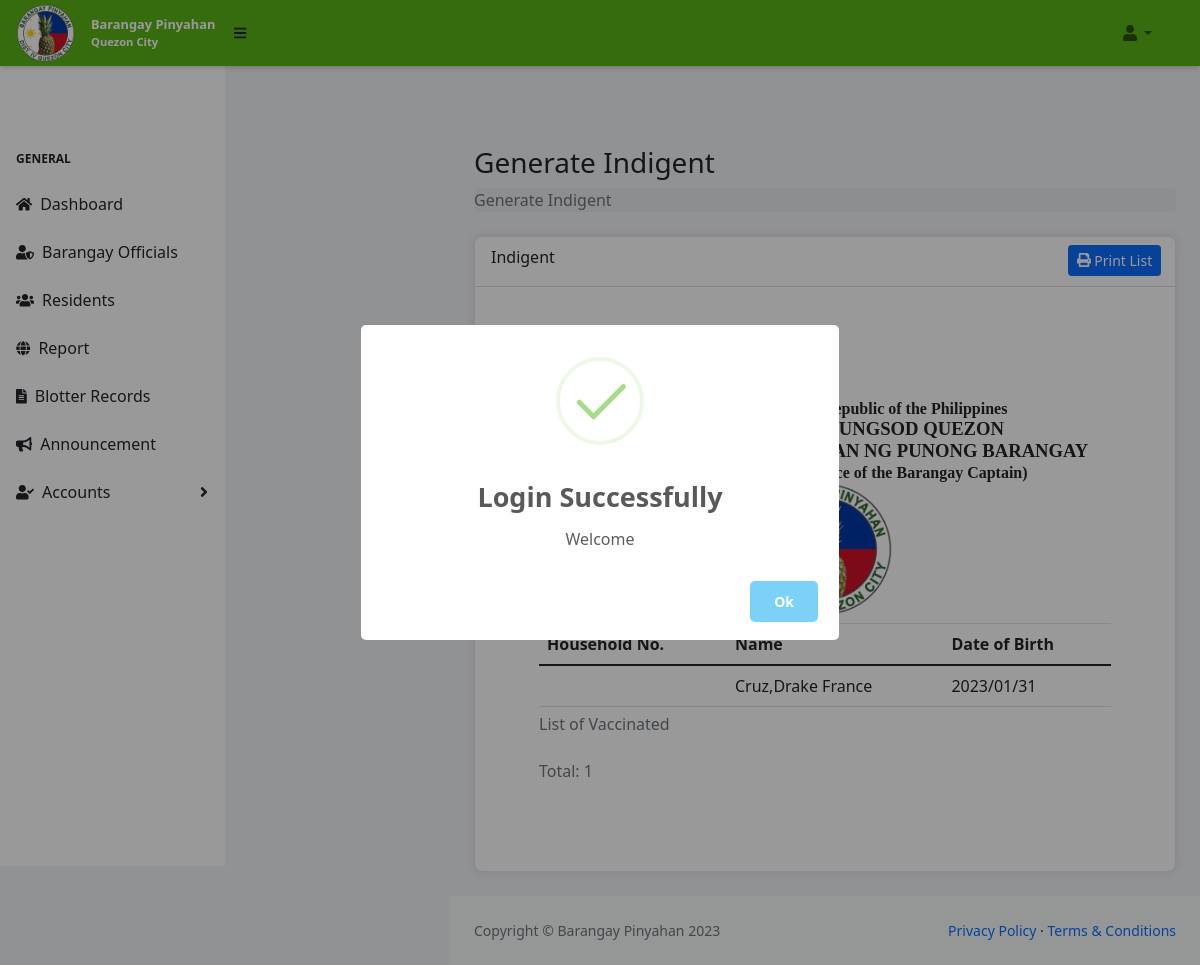
/residents/generate_indigent (signed in), run on the app's committed database.
### tables this page shows
CREATE TABLE `resident` (
  `id` int(11) NOT NULL,
  `last_name` varchar(255) NOT NULL,
  `first_name` varchar(255) NOT NULL,
  `middle_name` varchar(255) NOT NULL,
  `suffix` varchar(255) NOT NULL,
  `gender` varchar(255) NOT NULL,
  `birth_date` date NOT NULL,
  `birth_place` varchar(255) NOT NULL,
  `civil_status` varchar(255) NOT NULL,
  `nationality` varchar(255) NOT NULL,
  `religion` varchar(255) NOT NULL,
  `occupation` varchar(255) NOT NULL,
  `contact_number` varchar(255) NOT NULL,
  `pwd` varchar(255) NOT NULL,
  `pwd_id` varchar(255) NOT NULL,
  `family_monthly_income` int(11) NOT NULL,
  `indigent` varchar(255) NOT NULL,
  `solo_parent` varchar(255) NOT NULL,
  `solo_parent_id` varchar(255) NOT NULL,
  `voter` varchar(255) NOT NULL,
  `pantawid_pamilya` varchar(255) NOT NULL,
  `purok` varchar(255) NOT NULL,
  `house_no` varchar(255) NOT NULL,
  `street` varchar(255) NOT NULL,
  `to_contact_fullname` varchar(255) NOT NULL,
  `to_contact_relationship` varchar(255) NOT NULL,
  `to_contact_number` varchar(255) NOT NULL,
  `to_contact_address` varchar(255) NOT NULL,
  `national_id_no` varchar(255) NOT NULL,
  `philhealth_no` varchar(255) NOT NULL,
  `sss_no` varchar(255) NOT NULL,
  `pagibig_no` varchar(255) NOT NULL,
  `tin_no` varchar(255) NOT NULL,
  `voter_id_no` varchar(255) NOT NULL,
  `covid_status` varchar(255) NOT NULL,
  `vaccinated` varchar(255) NOT NULL,
  `date_registered` datetime NOT NULL,
  `date_death` date NOT NULL,
  `status` varchar(255) NOT NULL,
  `profile_pic` varchar(255) NOT NULL,
  `added_by` varchar(255) NOT NULL,
  `updated_by` varchar(255) NOT NULL
);

### app/controllers/Residents.php (called while the page is built, shortened)
<?php
class Residents extends Controller {
    public function __construct() {
        $this->residentModel = $this->model('Resident');
        $this->adminModel = $this->model('Admin');
    }
    public function generate_indigent(){
        $residents = $this->residentModel->findAllIndigentOrderByName();
        $details = $this->adminModel->getBrgyDetail();
        $totalIndigent = $this->adminModel->countIndigent();
        $data = [
            'residents' => $residents,
            'detail' => $details,
            'totalIndigent' => $totalIndigent
        ];
        $this->view('residents/generate_indigent', $data);
    }
}

### app/libraries/Core.php (called while the page is built, shortened)
<?php
 class Core {
     protected $currentMethod = 'index';
    public function __construct(){
        $url = $this->getUrl();
        if (isset($url[0])) {
            if(file_exists('../app/controllers/' . ucwords($url[0]) . '.php')){
                unset($url[0]);
            }
        }
        $this->currentController = new $this->currentController;
        if(isset($url[1])){
            if(method_exists($this->currentController, $url[1])){
                $this->currentMethod = $url[1];
                unset($url[1]);
            }
        }
        $this->params = $url ? array_values($url) : [];
        call_user_func_array([$this->currentController, $this->currentMethod], $this->params);
    }
     public function getUrl(){
         if(isset($_GET['url'])){
             $url = rtrim($_GET['url'], '/');
             $url = filter_var($url, FILTER_SANITIZE_URL);
             $url = explode('/', $url);
             return $url;
         }
     }
}

### app/require.php (called while the page is built, shortened)
<?php
    require_once 'libraries/Core.php';
    require_once 'libraries/Controller.php';
    require_once 'libraries/Database.php';
    $init = new Core();

### public/index.php (called while the page is built)
<?php
    require_once '../app/require.php';

### app/libraries/Database.php (called while the page is built, shortened)
<?php
class Database {
     private $dbHost = DB_HOST;
     private $dbUser = DB_USER;
     private $dbPass = DB_PASS;
     private $dbName = DB_NAME;
     private $statement;
     private $dbHandler;
     public function __construct() {
        $conn = 'mysql:host=' . $this->dbHost . ';port=330;dbname=' . $this->dbName;
        $options = array(
            PDO::ATTR_PERSISTENT => true,
            PDO::ATTR_ERRMODE => PDO::ERRMODE_EXCEPTION
        );
        try {
            $this->dbHandler = new PDO($conn, $this->dbUser, $this->dbPass, $options);
        } catch(PDOException $e){
            $this->error = $e->getMessage();
            echo $this->error;
        }
     }
     public function query($sql) {
         $this->statement = $this->dbHandler->prepare($sql);
     }
     public function bind($parameter, $value, $type = null) {
        switch (is_null($type)) {
            default:
                $type = PDO::PARAM_STR;
        }
        $this->statement->bindValue($parameter, $value, $type);
     }
     public function execute() {
        return $this->statement->execute();
     }
     public function resultSet() {
        $this->execute();
        return $this->statement->fetchAll(PDO::FETCH_OBJ);
     }
}

### app/models/Resident.php (called while the page is built, shortened)
<?php
class Resident {
    private $db;
    public function __construct(){
        $this->db = new Database;
    }
    public function findAllIndigentOrderByName() {
        $this->db->query('SELECT * FROM resident WHERE status = :status AND indigent = :indigent ORDER BY last_name ASC');
        $this->db->bind(':status', 'Alive');
        $this->db->bind(':indigent', 'Yes');
        $results = $this->db->resultSet();
        return $results;
    }
}

### app/views/residents/generate_indigent.php (the view, shortened to what this page needs)
<?php
    require APPROOT . '/views/includes/head.php';
?>
<?php
    if($_SESSION['account_type'] == 1){
        require APPROOT . '/views/includes/admin/navigation.php';
    }
?>
<div id="layoutSidenav_content">
                <main>
                    <div class="container-fluid px-4">
                            <h3 class="mt-4">Generate Indigent</h3>
                                <ol class="breadcrumb mb-4">
                                    <li class="breadcrumb-item active">Generate Indigent</li>
                                </ol>
                                <div class="page-inner">
                                    <div class="row mt--2">
                                        <div class="col-md-12">
                                            <div class="card mb-4">
                                                <div class="card-header">
                                                    <div class="row">
                                                        <div class="col-6 col-md-10">
                                                            Indigent
                                                        </div>
                                                        <div class="col-6 col-md-2  d-grid gap-2">
                                                            <button class="btn btn-primary btn-sm" onclick="printDiv('printThis')">
                                                            <i class="fa fa-print"></i>
                                                            Print List
                                                            </button>
                                                        </div>
                                                    </div>
                                                </div>
                                                <div class="card-body m-5" id="printThis">
                                                    <div class="d-flex flex-wrap justify-content-around">
                                                        <div class="text-center">
                                                        </div>
                                                        <div id="cert-head" class="text-center mt-5">
                                                            <h3 class="mb-0">Republic of the Philippines</h3>
                                                            <h1 class="fw-bold mb-0">LUNGSOD QUEZON</h1>
                                                            <h1 class="fw-bold mb-0">TANGGAPAN NG PUNONG BARANGAY </h1>
                                                            <h3 class="mb-0">(Office of the Barangay Captain)</i></h3>
                                                        </div>
                                                        <div class="text-center">
                                                        </div>
                                                    </div>
                                                    <table class="table caption-top mt-2">
                                                        <caption><h6>List of Vaccinated</h6></caption>
                                                        <caption>Total: <?php echo $data['totalIndigent'] ?></caption>
                                                        <thead>
                                                            <tr>
                                                                <th>Household No.</th>
                                                                <th>Name</th>
                                                                <th>Date of Birth</th>
                                                            </tr>
                                                        </thead>
                                                        <tbody>
                                                        <?php foreach ($data['residents'] as $resident):?>
                                                            <tr>
                                                                <td><?php echo $resident->house_no;?></td>
                                                                <td><?php echo $resident->last_name . ',' . $resident->first_name . ' ' .$resident->middle_name. ' ' . $resident->suffix; ?></td>
                                                                <td><?php echo date('Y/m/d', strtotime($resident->date_registered))?></td>
                                                            </tr>
                                                        <?php endforeach; ?>
                                                        </tbody>
                                                    </table>
                                                </div>
                                            </div>
                                        </div>
                                    </div>
                                </div>
                    </div>
                </main>
<?php
    require APPROOT . '/views/includes/footer.php';
?>

### public/css/main.css (style rules this page uses)
* { padding: 0; margin: 0; box-sizing: border-box; }
body { background: #f0f2f5; }
.card { border: 0; box-shadow: 0px 0px 10px 0px rgba(82, 63, 105, 0.1); -webkit-box-shadow: 0px 0px 10px 0px rgba(82, 63, 105, 0.1); -moz-box-shadow: 0px 0px 10px 0px rgba(82, 63, 105, 0.1); -ms-box-shadow: 0px 0px 10px 0px rgba(82, 63, 105, 0.1); }
.card { position: relative; display: flex; flex-direction: column; min-width: 0; word-wrap: break-word; background-color: #ffffff; background-clip: border-box; border: 1px solid #e6e4e9; border-radius: 8px; }
.card .card-header { background: none; font-weight: 500; align-items: center; min-height: 50px; }
.card-header:first-child { border-radius: calc(8px - 1px) calc(8px - 1px) 0 0; }
#cert-head h3 { font-family: 'Old English Text MT'; font-weight: bold; font-size: 12pt; }
#cert-head h1 { font-family: Garamond; font-weight: bold; font-size: 14pt; }

### data on the page
resident: last_name "Cruz", first_name "Drake", middle_name "France", date_registered "2023/01/31"

### other printed values
$data['totalIndigent'] "1"
